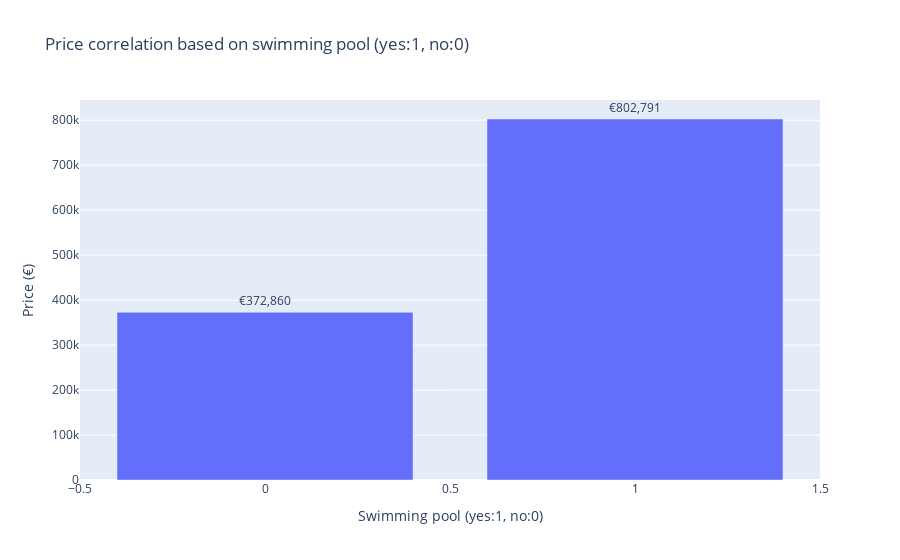

Notebook source saved alongside this figure:
### Code cell
import plotly.express as px

# correlate the price with swimming_pool (yes:1, no:0)
avg_price_by_swimming_pool = df.groupby("swimming_pool (yes:1, no:0)", as_index=False)["price (€)"].mean()

fig = px.bar(avg_price_by_swimming_pool, x="swimming_pool (yes:1, no:0)", y="price (€)", text="price (€)", title="Price correlation based on swimming pool (yes:1, no:0)", labels={"swimming_pool (yes:1, no:0)": "Swimming pool (yes:1, no:0)", "price (€)": "Price (€)"})

fig.update_traces(texttemplate="€%{text:,.0f}", textposition="outside")

fig.show()

print(avg_price_by_swimming_pool.head())

### Figure 1 — Plotly figure (JSON) as saved in the notebook; plotly's stock layout.template omitted (floating-point values rounded to 4 significant figures)
{"data": [{"hovertemplate": "Swimming pool (yes:1, no:0)=%{x}<br>Price (€)=%{text}<extra></extra>", "legendgroup": "", "marker": {"color": "#636efa", "pattern": {"shape": ""}}, "name": "", "orientation": "v", "showlegend": false, "text": [372900.0, 802800.0], "textposition": "outside", "texttemplate": "€%{text:,.0f}", "type": "bar", "x": [0, 1], "xaxis": "x", "y": [372900.0, 802800.0], "yaxis": "y"}], "layout": {"barmode": "relative", "legend": {"tracegroupgap": 0}, "title": {"text": "Price correlation based on swimming pool (yes:1, no:0)"}, "xaxis": {"anchor": "y", "domain": [0, 1], "title": {"text": "Swimming pool (yes:1, no:0)"}}, "yaxis": {"anchor": "x", "domain": [0, 1], "title": {"text": "Price (€)"}}}}
